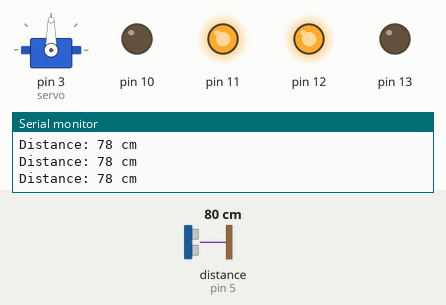
Simulated run of this program. Board: Arduino Uno, built with avr-gcc and run on an emulated ATmega328P. On the bench: servo, output pins drawn as LEDs (lit = HIGH), the last lines printed to the serial monitor. Wiring (inferred from the names in the program): ultrasonic range finder: trigger pin 4; echo pin 5. The test bench sets the inputs (shaded band); at power-on: distance to the obstacle (sensor on pin 5) 80 cm. The echo pulse lasts 58.3 µs per cm; pins used as bus, display or sensor lines are not drawn.

Above: at 2.2 s.
2.3 s: distance to the obstacle (sensor on pin 5) set to 14 cm
3.8 s: distance to the obstacle (sensor on pin 5) set to 10 cm
At 4.2 s:
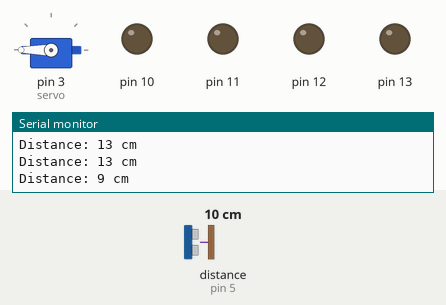
At 4.7 s:
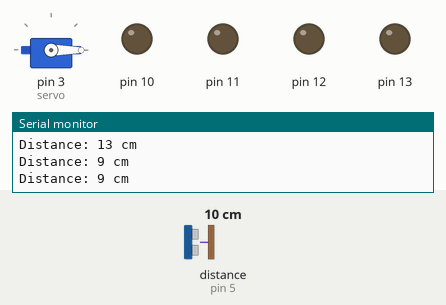
Timing chart, 0 to 12.8 s (numbered marks = the images above; inputs shaded):
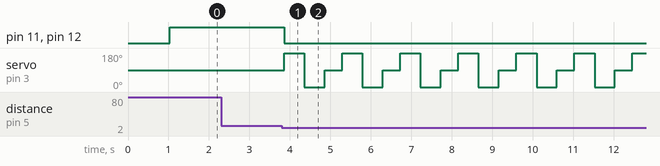

Measured:
- the behaviour switches between 12 and 11 cm on distance to the obstacle (sensor on pin 5) (found by bisection; images 0 and 1)
- after the input at 3.8 s, pin 11, pin 12: HIGH → LOW after 0.06 s; servo on pin 3 (servo): 90° → 180° after 0.06 s, then repeats every 1.4 s: 0° 0.50 s, 90° 0.43 s, 180° 0.50 s

The program:

main.cpp
```cpp
///////////////////////////////////////////////////////////////
///////////////// servo library config ////////////////////////
//////////////////////////////////////////////////////////////
#include<Servo.h>
Servo servo;

/////////////////////////////////////////////////////////////
////////////////////////////////////////////////////////////


/////////////////////////////////////////////////////////
///////////// ultrasonic library config /////////////////
/////////////////////////////////////////////////////////

  #define echoPin 5 // attach pin D2 Arduino to pin Echo of HC-SR04
  #define trigPin 4 //attach pin D3 Arduino to pin Trig of HC-SR04

// defines variables
  long duration; // variable for the duration of sound wave travel
  int distance, distanceLeft, distanceRight; // variable for the distance measurement

////////////////////////////////////////////////////////
////////////////////////////////////////////////////////


//////////////////////////////////////////////////////////
//////////////// variables declaration ///////////////////
//////////////////////////////////////////////////////////
//pot
  int potPin = A0;


int leftUp = 13 ,leftDown = 12 ,rightUp =  10,rightDown = 11;

////////////////////////////////////////////////////////
////////////////////////////////////////////////////////

void setup() {
  //servo setup
    servo.attach(3);
  //////////////

  //ultra sonic setup
    pinMode(trigPin, OUTPUT); // Sets the trigPin as an OUTPUT
    pinMode(echoPin, INPUT); // Sets the echoPin as an INPUT
  ///////////////////

  //wheels setup
    DDRB = B111100;
  //////////////

  //serial setup
    Serial.begin(9600); // // Serial Communication is starting with 9600 of baudrate speed
  //////////////

  //
    Serial.println("Ultrasonic Sensor HC-SR04 Test"); // print some text in Serial Monitor
    Serial.println("with Arduino UNO R3");
    servo.write( 90 );
    delay(1000);
  /////////////////
  //servo set forward
    servo.write(90);
}


void loop() {

  distance = ultrasonic();
  delay(30);
  if( distance > 10 )
    {

      forward();

    }
  else
    {
      stopWheels();

      servo.write(180);
      delay(400);
      distance  = ultrasonic();
      distanceRight = distance;
      delay(100);

      servo.write(0);
      delay(400);
      distance  = ultrasonic();
      distanceLeft = distance;
      delay(100);

      servo.write(90);
      delay(400);

      if(distanceLeft > distanceRight)
        {
          turnRight();
          delay(500);
          stopWheels();
        }
      else if(distanceLeft < distanceRight)
        {
            turnRight();
            delay(500);
            stopWheels();
        }
      //turnRight();
      //delay(500);
      //stopWheels();


      /*ultrasonic();
      if(distance < 30 )
        {
          turnRight();
          delay(500);
          stopWheels();
        }*/


    }
  //servo.write(90);
  //delay(500);
  //servo.write(0);
  //delay(500);
  //servo.write(180);
  //delay(500);


}


int ultrasonic(){
  int d;
   // Clears the trigPin condition
    digitalWrite(trigPin, LOW);
    delayMicroseconds(2);
  // Sets the trigPin HIGH (ACTIVE) for 10 microseconds
    digitalWrite(trigPin, HIGH);
    delayMicroseconds(10);
    digitalWrite(trigPin, LOW);
  // Reads the echoPin, returns the sound wave travel time in microseconds
    duration = pulseIn(echoPin, HIGH);
  // Calculating the distance
    d = duration * 0.034 / 2; // Speed of sound wave divided by 2 (go and back)
  // Displays the distance on the Serial Monitor
    Serial.print("Distance: ");
    Serial.print(d);
    Serial.println(" cm");
  return d;
}//END OF ultrasonic()

////////////////////////////////
void forward(){

  PORTB = B011000;

}//END OF forward()
void stopWheels(){

  PORTB = B000000;

}//END OF stopWheels()

void turnRight(){

  PORTB = B101000;

}//END OF stopWheels()
```
